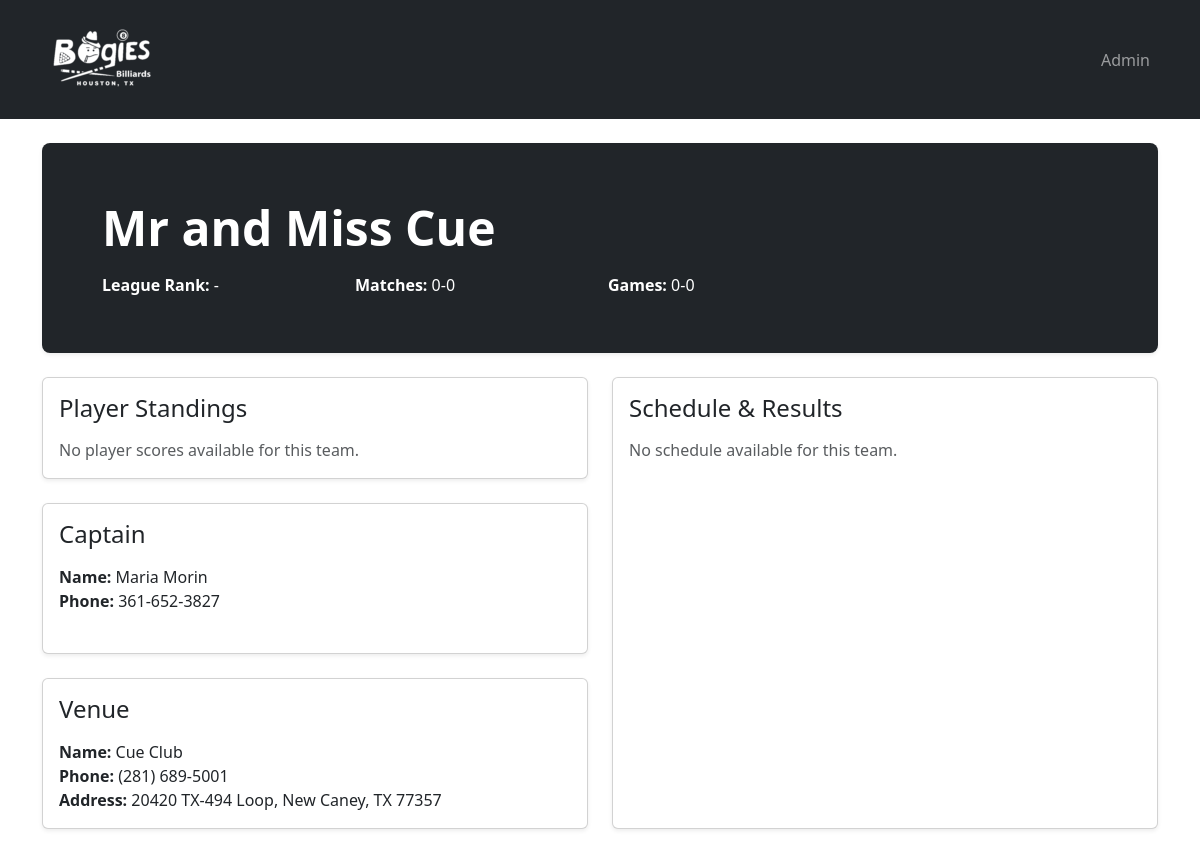
The page /teams/11/ on the database its author committed.
### core/models.py (models this page shows, shortened)
class Team(models.Model):
    league = models.ForeignKey(
        League,
        on_delete=models.CASCADE,
        related_name='teams',
    )
    venue = models.ForeignKey(
        Venue,
        on_delete=models.CASCADE,
        related_name='teams',
    )
    captain = models.ForeignKey(
        'Player',
        on_delete=models.SET_NULL,
        related_name='captained_teams',
        null=True,
        blank=True,
    )
    name = models.CharField(max_length=255)
    seed = models.PositiveIntegerField(blank=True, null=True)
    team_rank = models.PositiveIntegerField(
        blank=True,
        null=True,
        validators=[MinValueValidator(1), MaxValueValidator(5)],
    )
    class Meta:
        constraints = [
            models.UniqueConstraint(
                fields=['league', 'name'],
                name='unique_team_name_per_league',
            ),
            models.UniqueConstraint(
                fields=['league', 'seed'],
                condition=models.Q(seed__isnull=False),
                name='unique_team_seed_per_league',
            ),
        ]

class Player(models.Model):
    league = models.ForeignKey(
        League,
        on_delete=models.CASCADE,
        related_name='players',
    )
    team = models.ForeignKey(
        Team,
        on_delete=models.SET_NULL,
        related_name='players',
        null=True,
        blank=True,
    )
    name = models.CharField(max_length=255)
    phone = models.CharField(max_length=20, blank=True)
    male = models.BooleanField(default=True)

class Venue(models.Model):
    league = models.ForeignKey(
        League,
        on_delete=models.CASCADE,
        related_name='venues',
    )
    name = models.CharField(max_length=255)
    phone = models.CharField(max_length=20)
    address = models.TextField()
    map_coords = models.CharField(max_length=100, blank=True)
    number_of_tables = models.PositiveIntegerField(
        validators=[MinValueValidator(1)],
    )
    max_home_teams = models.PositiveIntegerField()
    min_home_teams = models.PositiveIntegerField()
    class Meta:
        constraints = [
            models.UniqueConstraint(
                fields=['league', 'name'],
                name='unique_venue_name_per_league',
            ),
        ]

### core/views.py (the view, shortened to what this page needs)
# urls.py: path('teams/<int:team_id>/', team_detail, name='team_detail'),
def team_detail(request, team_id):
    active_league = get_active_league(request)
    active_season = get_active_season(active_league)
    team = get_object_or_404(
        Team.objects.select_related('league', 'captain', 'venue'),
        pk=team_id,
    )
    league_rank = None
    matches_won = 0
    matches_lost = 0
    games_won = 0
    games_lost = 0
    all_player_stats = build_player_stats(team.league, active_season)
    team_player_stats = [
        stat for stat in all_player_stats
        if stat['team'] == team.name and (stat['wins'] > 0 or stat['losses'] > 0 or stat['runs'] > 0 or stat['sweeps'] > 0 or stat['eights'] > 0)
    ]
    team_schedule = []
    if active_season:
        matches = (
            Match.objects.filter(
                week__season=active_season,
            ).filter(
                Q(home_team=team) | Q(away_team=team)
            ).select_related(
                'home_team',
                'away_team',
                'week',
            ).prefetch_related(
                Prefetch(
                    'result__player_results',
                    queryset=PlayerMatchResult.objects.select_related('represented_team'),
                )
            ).order_by('week__date', 'sort_order', 'id')
        )
        total_games_per_match = team.league.team_size * team.league.team_size
    return render(request, 'team_detail.html', {
        'active_league': active_league,
        'league_name': active_league.name if active_league else 'League Name',
        'team': team,
        'league_rank': league_rank,
        'matches_won': matches_won,
        'matches_lost': matches_lost,
        'games_won': games_won,
        'games_lost': games_lost,
        'team_player_stats': team_player_stats,
        'team_schedule': team_schedule,
    })

### core/views.py (called while the page is built)
def get_active_league(request):
    requested_league_id = request.GET.get('league')
    if requested_league_id:
        request.session['frontend_league_id'] = requested_league_id
    league_id = (
        request.session.get('frontend_league_id')
        or settings.FRONTEND_LEAGUE_ID
    )
    if league_id:
        league = League.objects.filter(pk=league_id).first()
        if league:
            return league
    return League.objects.order_by('name').first()

def get_active_season(active_league):
    if not active_league:
        return None
    return Season.objects.filter(
        league=active_league,
        status=Season.Status.ACTIVE,
    ).first()

### core/templates/team_detail.html (shortened to what this page needs)
{% extends "base.html" %}
{% block content %}
    <div class="p-4 p-md-5 mb-4 bg-dark text-white rounded-3 shadow-sm">
        <div class="container-fluid py-2">
            <h1 class="display-5 fw-bold mb-3">{{ team.name }}</h1>
            <div class="row g-3">
                <div class="col-md-3">
                    <div><strong>League Rank:</strong> {% if league_rank %}{{ league_rank }}{% else %}-{% endif %}</div>
                </div>
                <div class="col-md-3">
                    <div><strong>Matches:</strong> {{ matches_won }}-{{ matches_lost }}</div>
                </div>
                <div class="col-md-3">
                    <div><strong>Games:</strong> {{ games_won }}-{{ games_lost }}</div>
                </div>
            </div>
        </div>
    </div>
    <div class="row g-4">
        <div class="col-lg-6">
            <div class="card shadow-sm mb-4">
                <div class="card-body">
                    <h2 class="h4 mb-3">Player Standings</h2>
                    {% if team_player_stats %}
                        <div class="table-responsive">
                            <table class="table table-striped align-middle mb-0">
                                <thead>
                                    <tr>
                                        <th>Player</th>
                                        <th>Wins</th>
                                        <th>Losses</th>
                                        <th>%</th>
                                        <th>Runs</th>
                                        <th>{{ active_league.team_size }} / 0</th>
                                        <th>8s</th>
                                    </tr>
                                </thead>
                                <tbody>
                                    {% for stat in team_player_stats %}
                                        <tr>
                                            <td>
                                                <a
                                                    href="#"
                                                    data-player-scores-modal
                                                    data-player-id="{{ stat.player_id }}"
                                                >
                                                    {{ stat.player }}
                                                </a>
                                            </td>
                                            <td>{{ stat.wins }}</td>
                                            <td>{{ stat.losses }}</td>
                                            <td>{{ stat.percentage|floatformat:2 }}%</td>
                                            <td>{{ stat.runs }}</td>
                                            <td>{{ stat.sweeps }}</td>
                                            <td>{{ stat.eights }}</td>
                                        </tr>
                                    {% endfor %}
                                </tbody>
                            </table>
                        </div>
                    {% else %}
                        <p class="text-muted mb-0">No player scores available for this team.</p>
                    {% endif %}
                </div>
            </div>
            <div class="card shadow-sm">
                <div class="card-body">
                    <h2 class="h4 mb-3">Captain</h2>
                    <div class="mb-4">
                        {% if team.captain %}
                            <div><strong>Name:</strong> {{ team.captain.name }}</div>
                            <div>
                                <strong>Phone:</strong>
                                {% if team.captain.phone %}
                                    {{ team.captain.phone }}
                                {% else %}
                                    <span class="text-muted">No phone available</span>
                                {% endif %}
                            </div>
                        {% else %}
                            <p class="text-muted mb-0">No captain assigned.</p>
                        {% endif %}
                    </div>
                </div>
            </div>
            <br>
            <div class="card shadow-sm">
                <div class="card-body">
                    <h2 class="h4 mb-3">Venue</h2>
                    <div>
                        <div><strong>Name:</strong> {{ team.venue.name }}</div>
                        {% if team.venue.phone != 'None' %}
                        <div><strong>Phone:</strong> {{ team.venue.phone }}</div>
                        {% endif %}
                        <div><strong>Address:</strong> {{ team.venue.address }}</div>
                    </div>
                </div>
            </div>
        </div>
        <div class="col-lg-6">
            <div class="card shadow-sm h-100">
                <div class="card-body">
                    <h2 class="h4 mb-3">Schedule & Results</h2>
                    {% if team_schedule %}
                        <div class="table-responsive">
                            <table class="table table-striped align-middle mb-0">
                                <thead>
                                    <tr>
                                        <th>Week</th>
                                        <th>Date</th>
                                        <th>Opponent</th>
                                        <th>Location</th>
                                        <th>Result</th>
                                    </tr>
                                </thead>
                                <tbody>
                                    {% for entry in team_schedule %}
                                        <tr>
                                            <td>{% if entry.week.number %}{{ entry.week.number }}{% else %}-{% endif %}</td>
                                            <td>{{ entry.week.date|date:"M d, y" }}</td>
                                            <td>
                                                {% if entry.is_home %}VS {% else %}@ {% endif %}
                                                <a href="/teams/{{ entry.opponent.id }}/">{{ entry.opponent }}</a>
                                            </td>
                                            <td>{{ entry.location }}</td>
                                            <td>
                                                {% if entry.result_label %}
                                                    <a
                                                        href="#"
                                                        data-bs-toggle="modal"
                                                        data-bs-target="#matchResultModal{{ entry.match_id }}"
                                                    >
                                                        {{ entry.result_label }}
                                                    </a>
                                                {% else %}
                                                    <span class="text-muted">No result</span>
                                                {% endif %}
                                            </td>
                                        </tr>
                                    {% endfor %}
                                </tbody>
                            </table>
                        </div>
                    {% else %}
                        <p class="text-muted mb-0">No schedule available for this team.</p>
                    {% endif %}
                </div>
            </div>
        </div>
    </div>
<br>
<br>
{% endblock %}

### rows shown on the page
Team: name "Mr and Miss Cue", captain.name "Maria Morin", captain.phone "361-652-3827", venue.name "Cue Club", venue.phone "(281) 689-5001", venue.address "20420 TX-494 Loop, New Caney, TX 77357"

### other values the page prints
{{ matches_won }} "0"
{{ matches_lost }} "0"
{{ games_won }} "0"
{{ games_lost }} "0"
